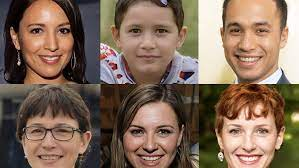
#> input picture streamlit_exercises_face_detection_app/Faces.jpg, 299 x 168 px
$ python -i main3.py   (imports and definitions only)
#> lines starting #> are read from the running program, lines starting #| are printed output that depends on the picture; after the words box and inside, x2 and y2 are one past the last pixel; in counts of white or black regions, pixels touching at a corner belong together
#> further down, picture is the input picture: PIL image 299x168 RGB; mean R, G, B 129.9, 106.2, 89
import streamlit as st
import cv2
from PIL import Image,ImageEnhance
import numpy as np
import os


face_cascade = cv2.CascadeClassifier('C:\\Users\\Venkatesan R\\Desktop\\Project\\streamlit_exercises\\haarcascades\\haarcascade_frontalface_default.xml')
eye_cascade = cv2.CascadeClassifier('C:\\Users\\Venkatesan R\\Desktop\\Project\\streamlit_exercises\\haarcascades\\haarcascade_eye.xml')
smile_cascade = cv2.CascadeClassifier('C:\\Users\\Venkatesan R\\Desktop\\Project\\streamlit_exercises\\haarcascades\\haarcascade_smile.xml')

# [31 lines left out: functions detect_faces, detect_eyes, detect_smiles, not called in this run]

def cartonize_image(our_image):
	new_img = np.array(our_image.convert('RGB'))
	img = cv2.cvtColor(new_img,1)
	gray = cv2.cvtColor(new_img, cv2.COLOR_BGR2GRAY)
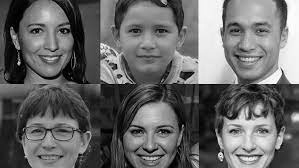
#> gray: shape (168, 299); min 0, max 254, mean 103.8
	# Edges
	gray = cv2.medianBlur(gray, 5)
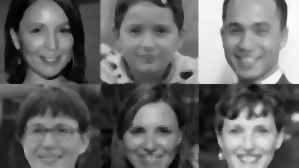
#> gray: shape (168, 299); min 1, max 252, mean 104.3
	edges = cv2.adaptiveThreshold(gray, 255, cv2.ADAPTIVE_THRESH_MEAN_C, cv2.THRESH_BINARY, 9, 9)
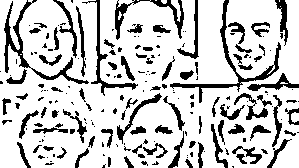
#> edges: shape (168, 299); 79.2% white; 195 black regions (109 under 20 px), largest, box (x1, y1, x2, y2) and area: (170, 0, 281, 103) 911, (4, 0, 89, 84) 884, (115, 0, 184, 40) 565
	#Color
	color = cv2.bilateralFilter(img, 9, 300, 300)
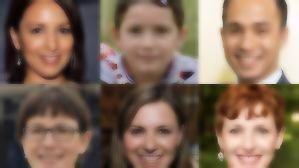
#> color: shape (168, 299, 3); mean R, G, B 130, 106.3, 89.1
	#Cartoon
	cartoon = cv2.bitwise_and(color, color, mask=edges)
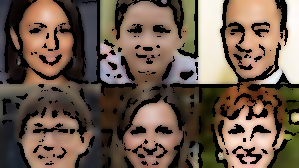
#> cartoon: shape (168, 299, 3); mean R, G, B 109, 90.3, 76.4

	return cartoon


# [86 lines left out: functions cannize_image, main, not called in this run]


# [2 lines not run here, left out]

>>> from PIL import Image
>>> picture = Image.open('Faces.jpg')
>>> result = cartonize_image(picture)
